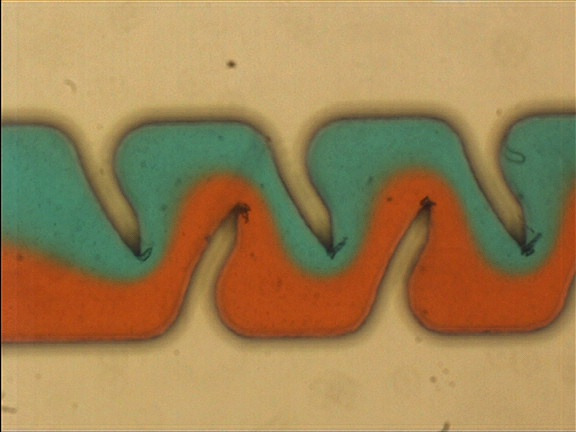
#> input picture prac_liquid/liquido.jpg, 576 x 432 px
$ jupyter execute prac_liquid.ipynb
#> lines starting #> are read from the running program, lines starting #| are printed output that depends on the picture; after the words box and inside, x2 and y2 are one past the last pixel; in counts of white or black regions, pixels touching at a corner belong together
#> further down, img is the input picture: shape (432, 576, 3); mean R, G, B 158.6, 131, 84.4
[cell 1]
import numpy as np
import matplotlib.pyplot as plt
from skimage.io import imread, imshow
from matplotlib.patches import Rectangle
from skimage.morphology import (erosion, dilation, closing, opening,
                                area_closing, area_opening)
import warnings
from skimage.color import rgb2gray
warnings.filterwarnings('ignore')

[cell 2]
def rg_chromaticity(patch):
    return (patch[:,:,0]*1.0 / patch.sum(axis=2),
            patch[:,:,1]*1.0 / patch.sum(axis=2))

def mean_and_std(patch):
    return  np.mean(patch.flatten()), np.std(patch.flatten())

def gaussian(p, mean, std):
    return np.exp(-(p-mean)**2/(2*std**2))*(1/(std*((2*np.pi)**0.5)))


def rg_chromaticity_mask(image, from_row, from_column,
                         row_width, column_width,
                         mean_factor=1, std_factor=1):
    #convert to RG space
#> called with from_row = 300, from_column = 50, row_width = 30, column_width = 30, mean_factor = 1, std_factor = 1
    image_R = image[:,:,0]*1.0/image.sum(axis=2)
    image_G = image[:,:,1]*1.0/image.sum(axis=2)
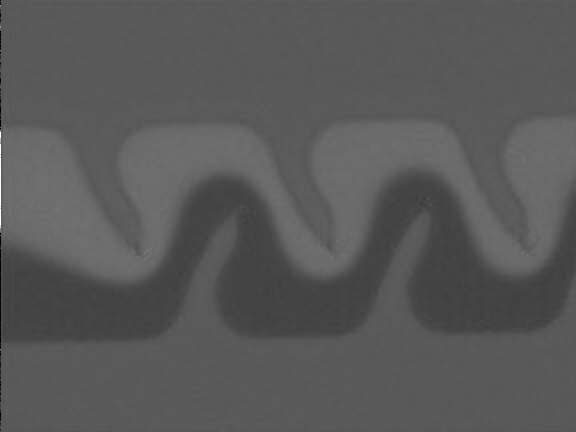
#> image_G: shape (432, 576) float64; min 0, max 1, mean 0.349

    #set the patch value
    image_patch = image[from_column:from_column+column_width,
                        from_row:from_row+row_width]
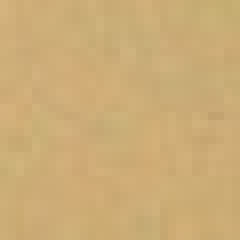
#> image_patch: shape (30, 30, 3) (shown 8 times larger); mean R, G, B 204, 172.6, 118.6
    fig, ax = plt.subplots(1,2, figsize=(12,6))
    ax[0].imshow(image)
    ax[0].add_patch(Rectangle((from_row, from_column),
                              row_width, column_width,
                              linewidth=3,
                              edgecolor='r', facecolor='none'));
    ax[0].set_title('Original image')

    #convert patch to RG space
    patch_R, patch_G = rg_chromaticity(image_patch)

    #get the mean and std of patch
    mean_patch_R, std_patch_R = mean_and_std(patch_R)
#> mean_patch_R = 0.412; std_patch_R = 0.00318
    mean_patch_G, std_patch_G = mean_and_std(patch_G)
#> mean_patch_G = 0.349; std_patch_G = 0.00247

    #get the range of colors of the patch
    prob_R = gaussian(image_R,
                      mean_factor*mean_patch_R,
                      std_factor*std_patch_R)
    prob_G = gaussian(image_G,
                      mean_factor*mean_patch_G,
                      std_factor*std_patch_G)

    #get the mask
    prob = prob_R * prob_G
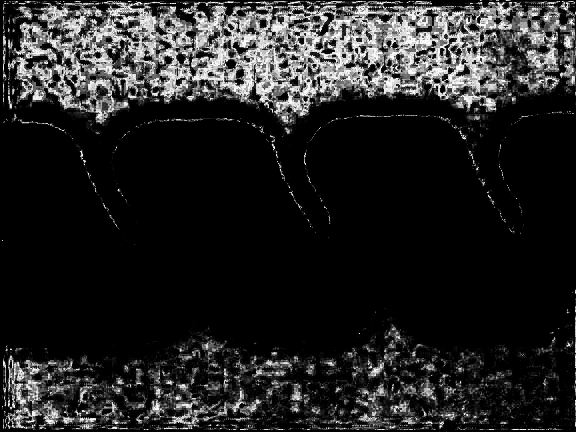
#> prob: shape (432, 576) float64; min 0, max 20200.9, mean 2852.5; drawn with min black and max white

    #clean the mask using area_opening
    mask = area_opening(prob>0.1)
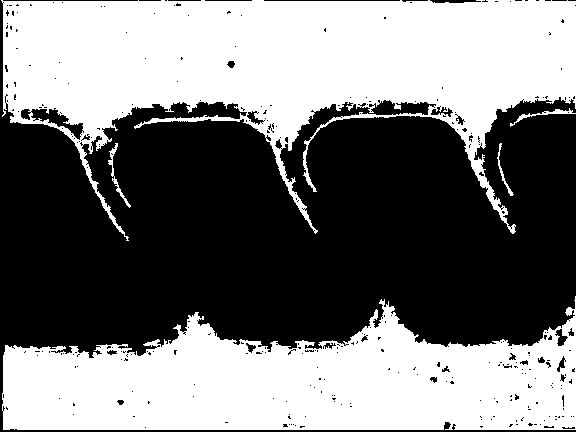
#> mask: shape (432, 576) bool; 47.9% white; 5 white regions, box (x1, y1, x2, y2) and area: (1, 0, 576, 241) 67919, (2, 296, 576, 430) 50650, (108, 143, 131, 208) 203, (510, 108, 576, 127) 196, (497, 143, 514, 196) 128
    ax[1].imshow(mask);
    ax[1].set_title('Mask')
    return mask

[cell 3]
#Load image

img = plt.imread("liquido.jpg")
plt.imshow(img)

[cell 4]
#Generate masks from colors
l_bgMask = rg_chromaticity_mask(img, 300, 50, 30,30)
l_greenMask = rg_chromaticity_mask(img, 20, 140, 30,30)
#> call 2 of rg_chromaticity_mask, with from_row = 20, from_column = 140, row_width = 30, column_width = 30, mean_factor = 1, std_factor = 1
#> in rg_chromaticity_mask (call 2), `patch_R, patch_G = rg_chromaticity(image_patch)`:
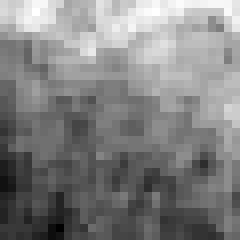
#> patch_R: shape (30, 30) float64 (shown 8 times larger); min 0.227, max 0.27, mean 0.249; drawn with min black and max white
#> in rg_chromaticity_mask (call 2), `mean_patch_R, std_patch_R = mean_and_std(patch_R)`: mean_patch_R = 0.249; std_patch_R = 0.0091
#> in rg_chromaticity_mask (call 2), `mean_patch_G, std_patch_G = mean_and_std(patch_G)`: mean_patch_G = 0.425; std_patch_G = 0.00552
#> in rg_chromaticity_mask (call 2), `mask = area_opening(prob>0.1)`: mask: shape (432, 576) bool; 13.7% white; 2 white regions, box (x1, y1, x2, y2) and area: (3, 124, 531, 274) 29489, (509, 121, 576, 254) 4606
l_orangeMask = rg_chromaticity_mask(img, 20, 300, 30,30)
#> call 3 of rg_chromaticity_mask, with from_row = 20, from_column = 300, row_width = 30, column_width = 30, mean_factor = 1, std_factor = 1
#> in rg_chromaticity_mask (call 3), `patch_R, patch_G = rg_chromaticity(image_patch)`:
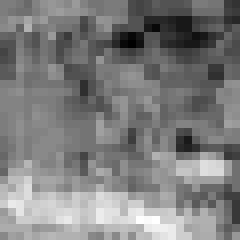
#> patch_G: shape (30, 30) float64 (shown 8 times larger); min 0.255, max 0.284, mean 0.269; drawn with min black and max white
#> in rg_chromaticity_mask (call 3), `mean_patch_R, std_patch_R = mean_and_std(patch_R)`: mean_patch_R = 0.643; std_patch_R = 0.0115
#> in rg_chromaticity_mask (call 3), `mean_patch_G, std_patch_G = mean_and_std(patch_G)`: mean_patch_G = 0.269; std_patch_G = 0.00501
#> in rg_chromaticity_mask (call 3), `mask = area_opening(prob>0.1)`: mask: shape (432, 576) bool; 15.1% white; 1 white region, box (x1, y1, x2, y2) and area: (3, 178, 576, 338) 37472

l_bgMask.shape
#> Out = (432, 576)
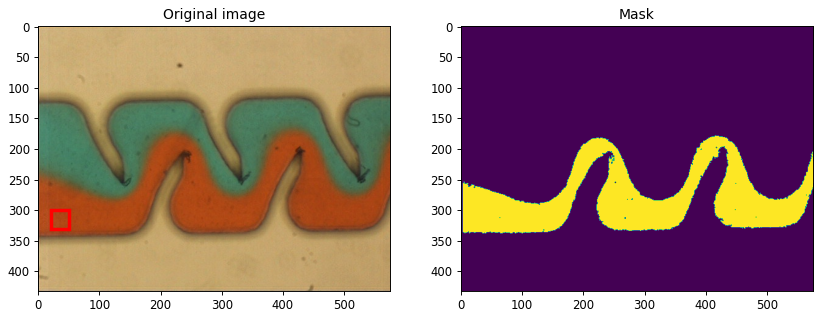
#> figure drawn by matplotlib, 2 panels

[cell 5]
#Obtain images applying bool mask to all image channels
l_imgBG = np.copy(img)
for i in range (3):
    l_imgBG[:,:,i] = l_imgBG[:,:,i]* l_bgMask.astype(int)
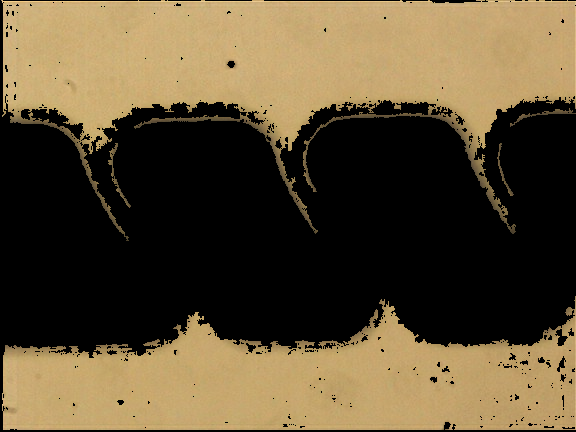
#> l_imgBG: shape (432, 576, 3); mean R, G, B 93.6, 79.1, 53.1


l_imgOrange = np.copy(img)
for i in range (3):
    l_imgOrange[:,:,i] = l_imgOrange[:,:,i] * l_orangeMask.astype(int)
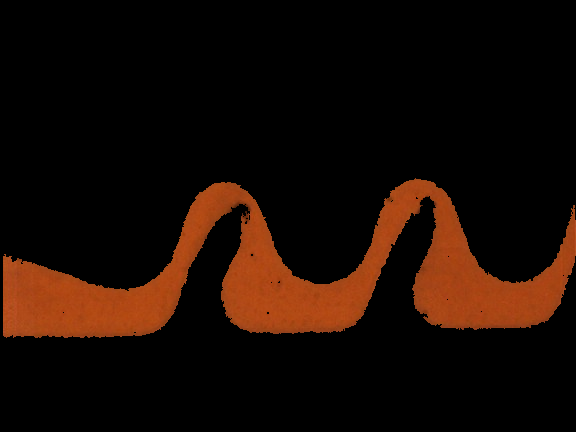
#> l_imgOrange: shape (432, 576, 3); mean R, G, B 25.4, 10.7, 3.4


l_imgGreen = np.copy(img)
for i in range (3):
    l_imgGreen[:,:,i] = l_imgGreen[:,:,i]* l_greenMask.astype(int)
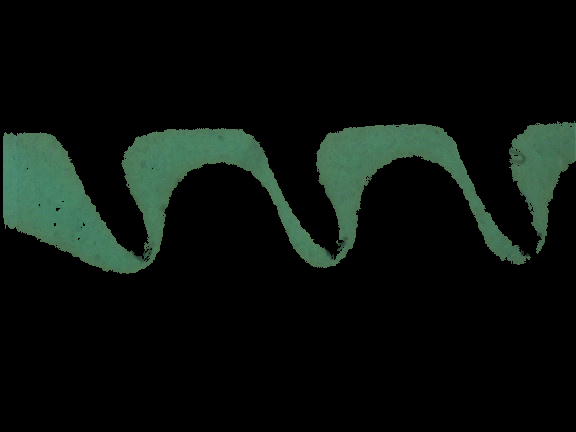
#> l_imgGreen: shape (432, 576, 3); mean R, G, B 10.1, 16.7, 12.6
